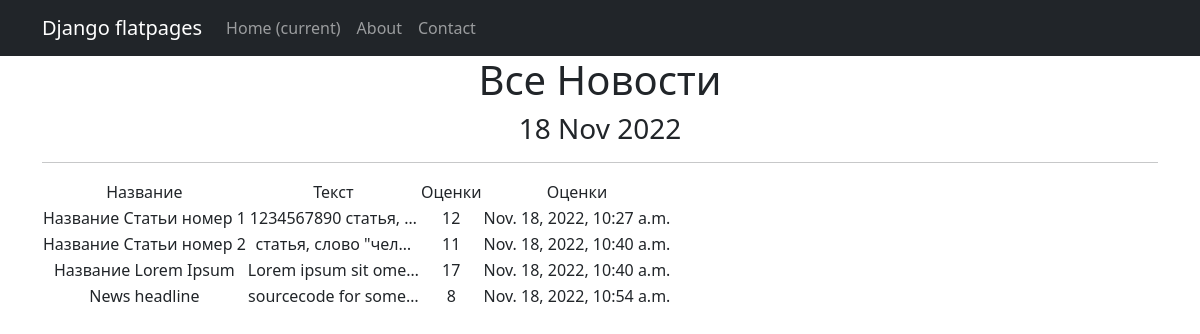
Page /news/ on the committed database.
### simpleapp/models.py (models this page shows)
class News(models.Model):
    date = models.DateTimeField(auto_now_add=True)
    headline = models.CharField(max_length=100, null=True)
    text = models.TextField(null=True)
    rating = models.IntegerField()

### simpleapp/views.py (the view)
# urls.py: path('', NewsList.as_view()),
class NewsList(ListView):
    model = News
    ordering = 'date'
    template_name = 'news.html'
    context_object_name = 'news'

### simpleapp/templatetags/custom_tags.py (called while the page is built)
@register.simple_tag()
def current_time(format_string='%d %b %y'):
   return datetime.utcnow().strftime(format_string)

### templates/news.html (shortened to what this page needs)
{% extends 'flatpages/default.html' %}
{% load custom_filters %}!
{% load custom_tags %}
{% block content %}
   <h1>Все Новости</h1>
   <h3>{% current_time '%d %b %Y' %}</h3>
   <hr>
   {% if news %}
   <table>
        <tr>
            <td>Название</td>
            <td>Текст</td>
            <td>Оценки</td>
            <td>Оценки</td>
        </tr>
        {% for n in news %}
        <a href="news/{{ n.pk }}">
            <tr>
                <td>{{ n.headline }}</td>
                <td>{{ n.text|truncatechars:20 }}</td>
                <td>{{ n.rating }}</td>
                <td>{{ n.date }}</td>
            </tr>
        </a>
        {% endfor %}
    </table>
   {% else %}
       <h2>Новостей нет!</h2>
   {% endif %}
{% endblock content %}

### templates/flatpages/default.html (shortened to what this page needs)
<!DOCTYPE html>
<html lang="en">
    <head>
        {% load static %}
        <link href="{% static '/css/styles.css' %}" rel='stylesheet'/>
    </head>
    <body>
        <nav class="navbar navbar-expand-lg navbar-dark bg-dark static-top">
            <div class="container">
                <a class="navbar-brand" href="#">Django flatpages</a>
                <div class="collapse navbar-collapse" id="navbarResponsive">
                    <ul class="navbar-nav ml-auto">
                        <li class="nav-item active">
                            <a class="nav-link" href="#">Home
                                <span class="sr-only">(current)</span>
                            </a>
                        </li>
                        <li class="nav-item">
                            <a class="nav-link" href="/about/">About</a>
                        </li>
                        <li class="nav-item">
                            <a class="nav-link" href="/contacts/">Contact</a>
                        </li>
                    </ul>
                </div>
            </div>
            </nav>
        <div class="container">
            <div class="row">
                <div class="col-lg-12 text-center">
                    {% block content %}{% endblock content %}
                </div>
            </div>
        </div>
    </body>
</html>

### rows in the picture
News: headline "Название Статьи номер 1", text "1234567890 статья, …", rating "12", date "Nov. 18, 2022, 10:27 a.m."
News: headline "Название Статьи номер 2", text "статья, слово \"чел…", rating "11", date "Nov. 18, 2022, 10:40 a.m."
News: headline "Название Lorem Ipsum", text "Lorem ipsum sit ome…", rating "17", date "Nov. 18, 2022, 10:40 a.m."
News: headline "News headline", text "sourcecode for some…", rating "8", date "Nov. 18, 2022, 10:54 a.m."
